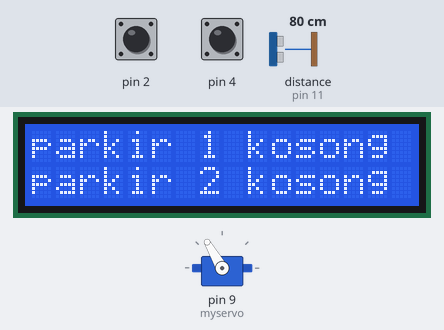
Simulated run of this sketch. Board: Arduino Uno, built with avr-gcc and run on an emulated ATmega328P. Parts: 16×2 character LCD, servo. Wiring (inferred from the names in the program): ultrasonic range finder: trigger pin 10; echo pin 11. The test bench sets the inputs (shaded band); at power-on: distance to the obstacle (sensor on pin 11) 80 cm, pin 2 HIGH, pin 4 HIGH. The echo pulse lasts 58.3 µs per cm; what the sketch prints to the serial monitor is not drawn.

Above: at 1.2 s.
1.3 s: distance to the obstacle (sensor on pin 11) set to 2 cm
At 3.4 s:
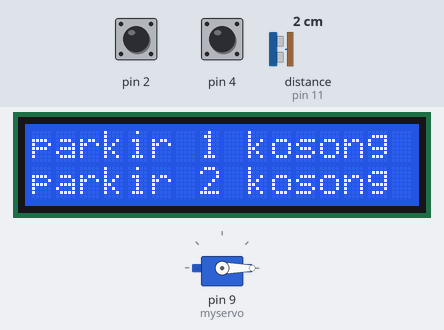
5.2 s: pin 2 pulled LOW for 3 s
At 6.1 s:
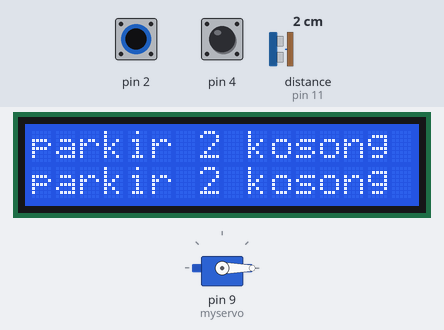
9.8 s: pin 4 pulled LOW for 3 s
At 11.0 s:
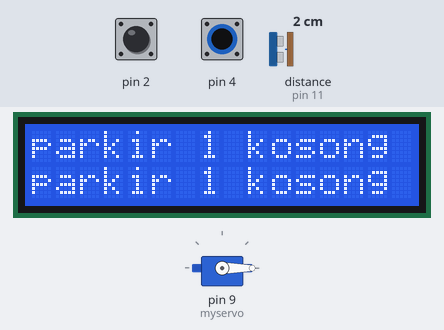
14.3 s: distance to the obstacle (sensor on pin 11) set to 18 cm
At 15.4 s:
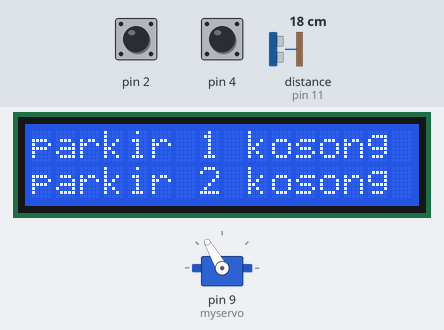
18.2 s: distance to the obstacle (sensor on pin 11) set to 4 cm
At 21.0 s:
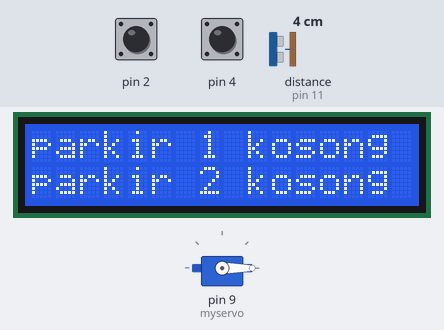
Timing chart, 0 to 22.5 s (numbered marks = the images above; inputs shaded):
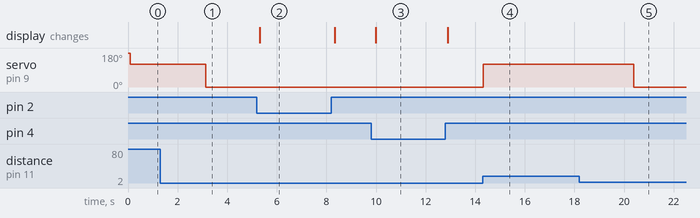

Measured:
- after the input at 1.3 s, servo on pin 9 (myservo): 120° → 0° after 1.8 s
- after the input at 5.2 s, the display: changes after 0.12 s (image 2)
- after the input at 9.8 s, the display: changes after 0.20 s (image 3)
- after the input at 14.3 s, servo on pin 9 (myservo): 0° → 120° at once
- after the input at 18.2 s, servo on pin 9 (myservo): 120° → 0° after 2.2 s

The sketch:

sketch_aug15a.ino
```cpp
#include <Wire.h>
#include <LiquidCrystal_I2C.h> //library LCD
LiquidCrystal_I2C lcd (0x27, 16,2 ); // inisialisai pin i2c lcd, lcd yg digunakan 16 koloam 2 baris scl A5, sda A4

#define trigPin 10
#define echoPin 11
#include <Wire.h>
#include <LiquidCrystal_I2C.h>

#include <Servo.h>
Servo myservo;


void setup() {
  Serial.begin (9600);
  pinMode(trigPin, OUTPUT);
  pinMode(echoPin, INPUT);

  pinMode(2, INPUT_PULLUP);
  pinMode(4, INPUT_PULLUP);
  lcd.init();
  lcd.backlight();

  myservo.attach(9);  //pin 9
  myservo.write(180); // awal gerakan pada pertama nyala di posisi 180

}
void loop() {
  parkir();
  palang();
}
void parkir() {

  if (digitalRead(2)==LOW) {

  }
  else {
    lcd.print("parkir 1 kosong");
    lcd.setCursor(0,1);}
  if (digitalRead(4)==LOW) {

  }
  else {
    lcd.print("parkir 2 kosong");
    lcd.setCursor(0,0);}

}
void palang() {
  long duration, distance;
  digitalWrite(trigPin, LOW);
  delayMicroseconds(2);
  digitalWrite(trigPin, HIGH);
  delayMicroseconds(10);
  digitalWrite(trigPin, LOW);
  duration = pulseIn(echoPin, HIGH);
  distance = (duration/2) / 29.1;
  Serial.println(distance);

  if (distance < 15) //Jika jarak kurang dari 15cm pintu buka
  {

      myservo.write(0);
      delay(100);}// delay buka pintu

  else
  {myservo.write(120);
  delay(3000);}  // delay tutup pintu
}
```
